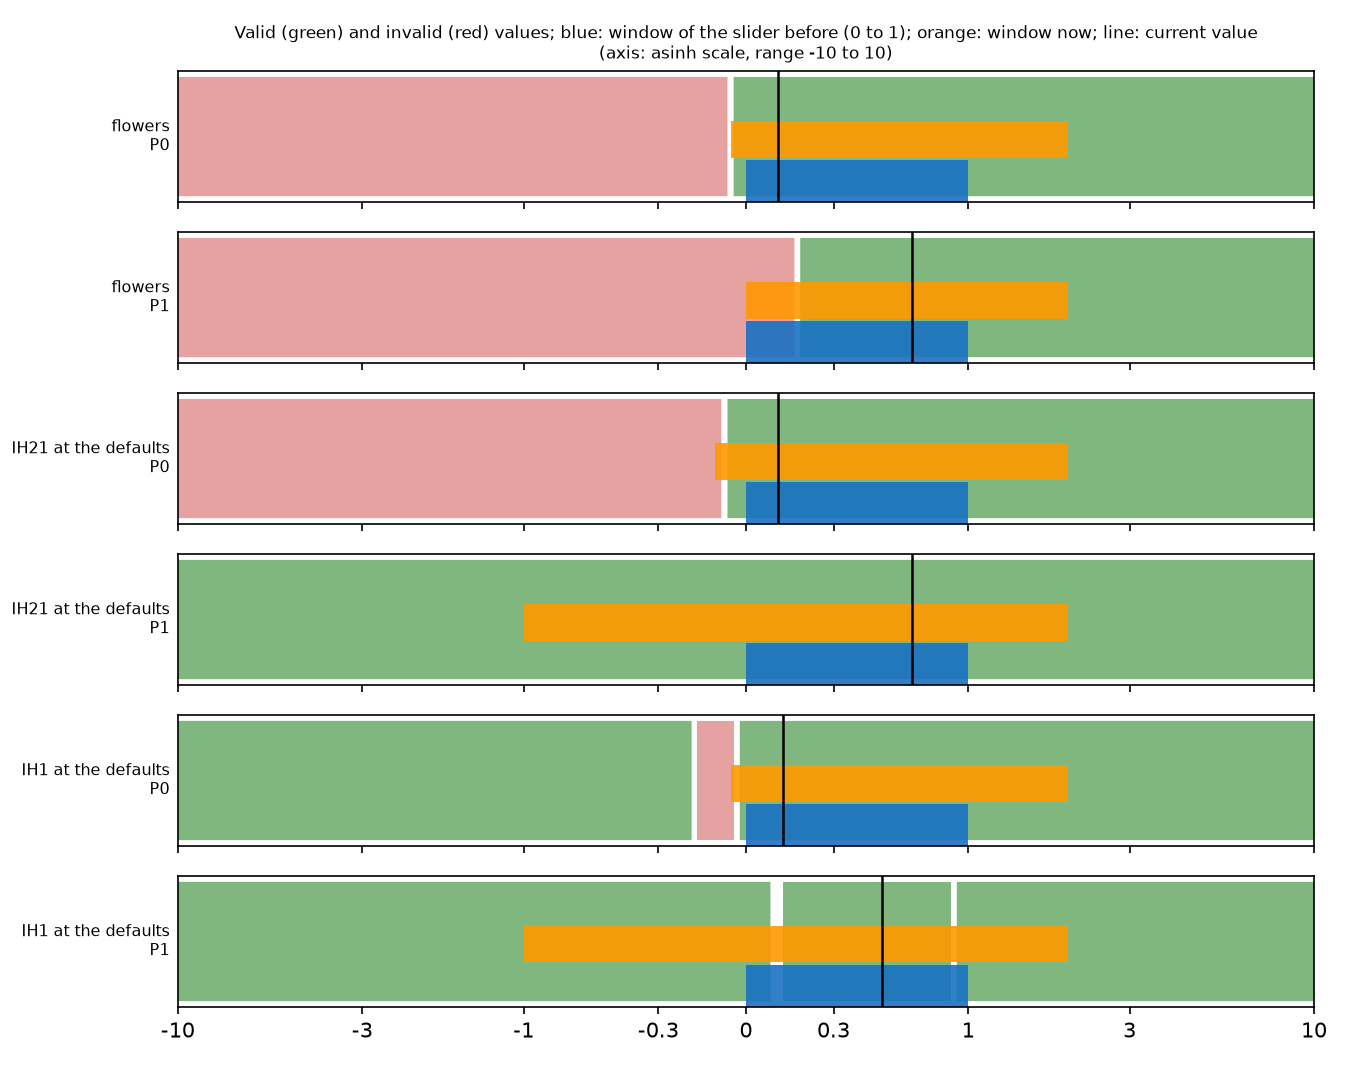

Source code (Python):
import sys, json, numpy as np, matplotlib; matplotlib.use("Agg")
import matplotlib.pyplot as plt
sys.path.insert(0,sys.argv[1])
from isotile import IsohedralTiling, get_type
from isohedral_tiling_ui.editor_model import Draft, parameter_ranges
from range import grid, valid_set, intervals
cases=[("flowers (IH21, with its 3 curves)",Draft.from_tiling(IsohedralTiling.from_preset("flowers")),[0,1]),
       ("IH21 at the defaults",Draft.of(21),[0,1]),
       ("IH1 at the defaults",Draft.of(1),[0,1])]
rows=[(t,d,k) for t,d,ks in cases for k in ks]
fig,ax=plt.subplots(len(rows),1,figsize=(9,1.05*len(rows)+0.8),sharex=True)
def sl(x): return np.arcsinh(np.asarray(x)*2)/np.arcsinh(20)   # symlog-like display axis
for a,(t,d,k) in zip(ax,rows):
    ok=valid_set(d,k)
    x=sl(grid)
    a.fill_between(x,0,1,where=ok,step="mid",color="#7fb77e",lw=0)
    a.fill_between(x,0,1,where=~ok,step="mid",color="#e6a1a1",lw=0)
    r=parameter_ranges(d,0)[k]
    a.axvspan(sl(0),sl(1),ymin=0,ymax=0.32,color="#1971c2",alpha=0.9,lw=0)
    a.axvspan(sl(r.window_lo),sl(r.window_hi),ymin=0.34,ymax=0.62,color="#ff9900",alpha=0.9,lw=0)
    a.axvline(sl(d.parameters[k]),color="k",lw=1.2)
    a.set_yticks([]); a.set_ylabel(f"{t.split(' (')[0]}\nP{k}",rotation=0,ha="right",va="center",fontsize=7.5)
    a.set_xlim(sl(-10),sl(10))
ticks=[-10,-3,-1,-0.3,0,0.3,1,3,10]; ax[-1].set_xticks(sl(ticks)); ax[-1].set_xticklabels([str(t) for t in ticks])
ax[0].set_title("Valid (green) and invalid (red) values; blue: window of the slider before (0 to 1); orange: window now; line: current value\n(axis: asinh scale, range -10 to 10)",fontsize=8)
plt.tight_layout(); plt.savefig(sys.argv[2],dpi=150)
